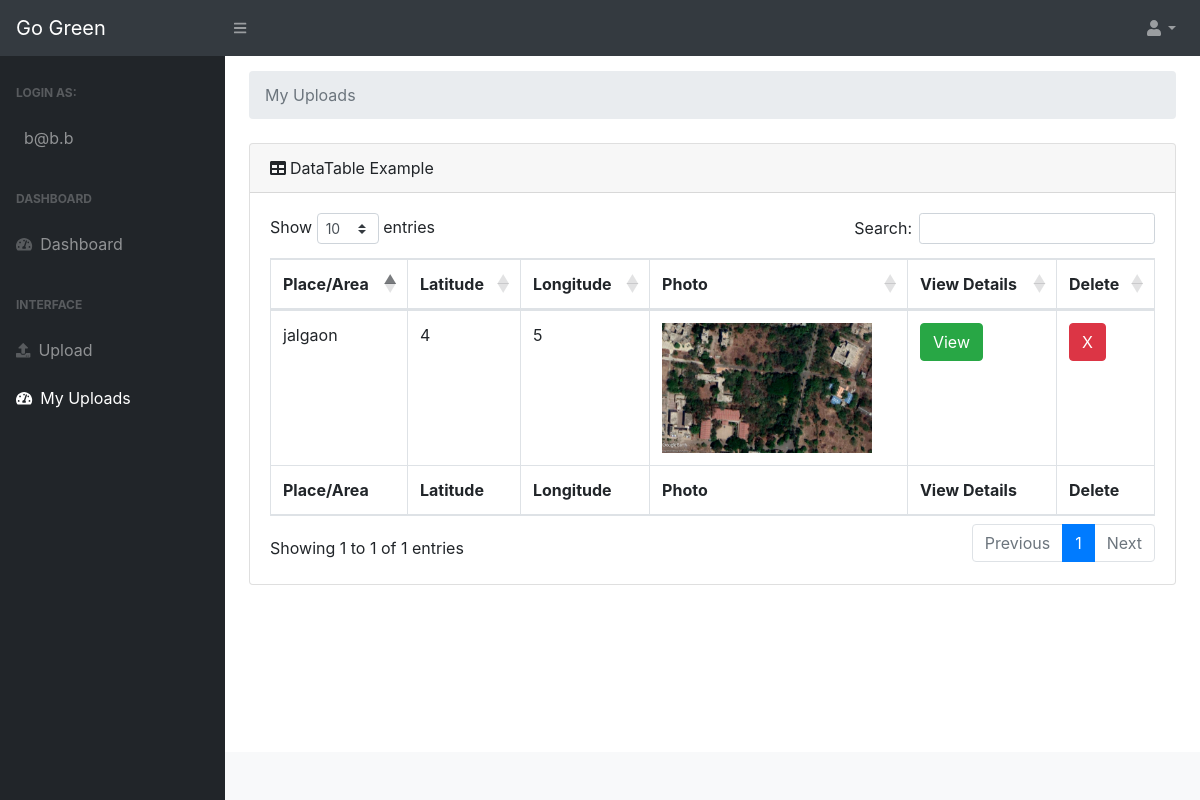
Before: /myuploads (signed in) with the older database file.
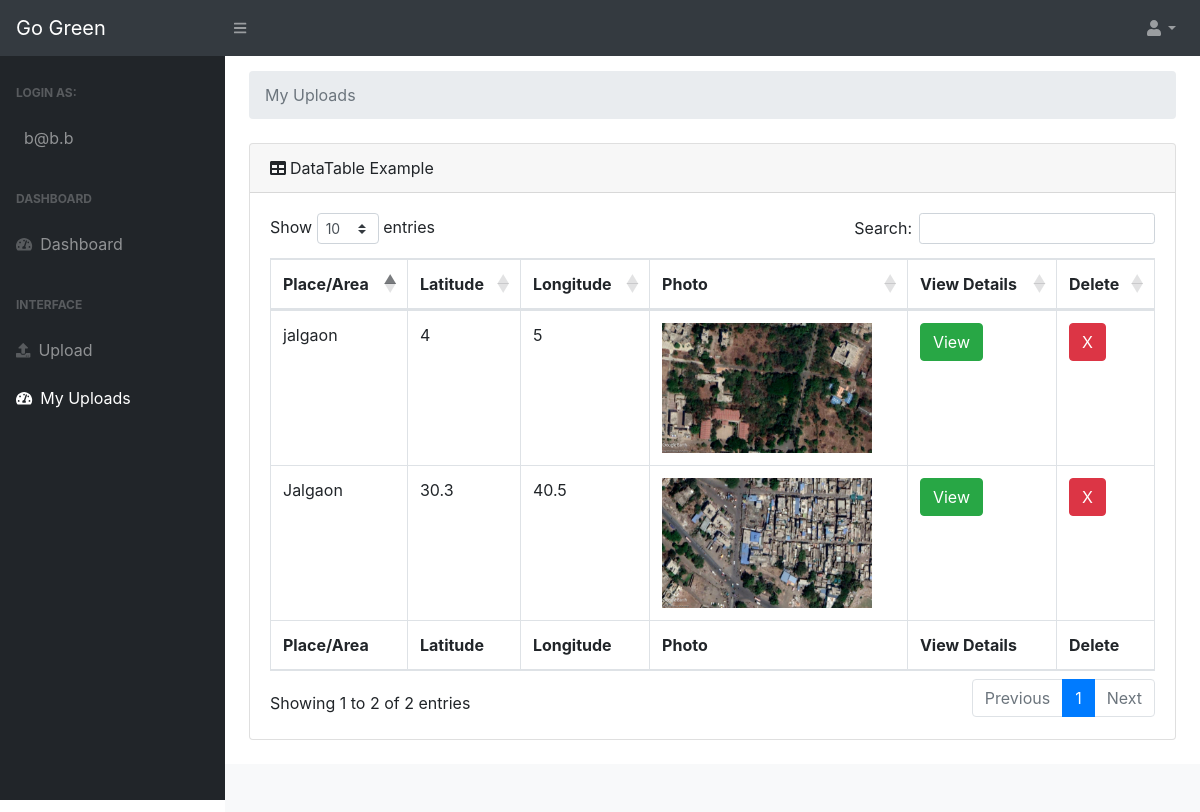
After: the same page with the newer database file.
### app.py (models this page shows)
class User(UserMixin,db.Model):
    id = db.Column(db.Integer,primary_key=True,autoincrement=True)
    username = db.Column(db.String(200), unique=True, nullable=False)
    email = db.Column(db.String(200), unique=True, nullable=False)
    password = db.Column(db.String(200))

class Imagee(db.Model):
    id = db.Column(db.Integer,primary_key=True,autoincrement=True)
    username = db.Column(db.String(200),nullable=False)
    email = db.Column(db.String(200),nullable=False)
    path = db.Column(db.String(200),nullable=False)
    place = db.Column(db.String(200),nullable=False)
    latitude = db.Column(db.String(200), nullable=False)
    longitude = db.Column(db.String(200), nullable=False)
    population = db.Column(db.String(200), nullable=False)
    bikes = db.Column(db.String(200), nullable=False)
    car = db.Column(db.String(200), nullable=False)
    bus = db.Column(db.String(200), nullable=False)
    mask = db.Column(db.String(200), nullable=False)
    counter = db.Column(db.String(200), nullable=False)
    carbon = db.Column(db.String(200), nullable=False)
    oxygen = db.Column(db.String(200), nullable=False)
    trees = db.Column(db.String(200), nullable=False)
    aqi = db.Column(db.String(200), nullable=False)
    greenery = db.Column(db.String(200), nullable=False)
    plantation = db.Column(db.String(200), nullable=False)
    planted = db.Column(db.String(200), nullable=False)

### app.py (the view)
@app.route('/myuploads',methods=['GET'])
@login_required
def get_my_uploads():
    email = current_user.email
    table = Imagee.query.filter_by(email=email).all()
    return render_template('myuploads.html',table=table)

### app.py (called while the page is built)
@login_manager.user_loader
def get(id):
    return User.query.get(id)

### templates/myuploads.html (shortened to what this page needs)
<!DOCTYPE html>
<html lang="en">
    <head>
        <link href="static/css/styles.css" rel="stylesheet" />
        <link href="https://cdn.datatables.net/1.10.20/css/dataTables.bootstrap4.min.css" rel="stylesheet" />
    </head>
    <body class="sb-nav-fixed">
        <nav class="sb-topnav navbar navbar-expand navbar-dark bg-dark">
            <a class="navbar-brand" href="/home">Go Green</a><button class="btn btn-link btn-sm order-1 order-lg-0" id="sidebarToggle" href="#"><i class="fas fa-bars"></i></button>
            <ul class="navbar-nav ml-auto ml-md-0">
                <li class="nav-item dropdown">
                    <a class="nav-link dropdown-toggle" id="userDropdown" href="#" role="button" data-toggle="dropdown" aria-haspopup="true" aria-expanded="false"><i class="fas fa-user fa-fw"></i></a>
                </li>
            </ul>
        </nav>
        <div id="layoutSidenav">
            <div id="layoutSidenav_nav">
                <nav class="sb-sidenav accordion sb-sidenav-dark" id="sidenavAccordion">
                    <div class="sb-sidenav-menu">
                        <div class="nav">
                            <div class="sb-sidenav-menu-heading">Login as:</div>
                            <a class="nav-link"><div class="sb-nav-link-icon"></div>{{current_user.email}}</a>
                            <div class="sb-sidenav-menu-heading">Dashboard</div>
                            <a class="nav-link" href="/home"><div class="sb-nav-link-icon"><i class="fas fa-tachometer-alt"></i></div>Dashboard</a>
                            <div class="sb-sidenav-menu-heading">Interface</div>
                                <a class="nav-link" href="/upload"><div class="sb-nav-link-icon"><i class="fa fa-upload" aria-hidden="true"></i></div>Upload</a>
                                <a class="nav-link" href="/myuploads"><div class="sb-nav-link-icon"><i class="fas fa-tachometer-alt"></i></div>My Uploads</a>
                    </div>
                </nav>
            </div>
            <div id="layoutSidenav_content">
                <main>
                    <div class="container-fluid">
                        <ol class="breadcrumb mb-4" style="margin-top: 15px;">
                            <li class="breadcrumb-item active">My Uploads</li>
                        </ol>
                    <div class="card mb-4">
                            <div class="card-header"><i class="fas fa-table mr-1"></i>DataTable Example</div>
                            <div class="card-body">
                                <div class="table-responsive">
                                    <table class="table table-bordered" id="dataTable" width="100%" cellspacing="0">
                                        <thead>
                                            <tr>
                                                <th>Place/Area</th>
                                                <th>Latitude</th>
                                                <th>Longitude</th>
                                                <th>Photo</th>
                                                <th>View Details</th>
                                                <th>Delete</th>
                                            </tr>
                                        </thead>
                                        <tfoot>
                                            <tr>
                                                <th>Place/Area</th>
                                                <th>Latitude</th>
                                                <th>Longitude</th>
                                                <th>Photo</th>
                                                <th>View Details</th>
                                                <th>Delete</th>
                                            </tr>
                                        </tfoot>
                                        <tbody>
                                            {% for rec in table %}
                                            <tr>
                                                <td>{{rec.place}}</td>
                                                <td>{{rec.latitude}}</td>
                                                <td>{{rec.longitude}}</td>
                                                <td><img src="http://127.0.0.1:5000/{{rec.path}}" class="img-fluid" style="height: 130px;width: 210px;"></td>
                                                <td><a type="button" class="btn btn-success" href="/details/{{rec.id}}">View</a></td>
                                                <td><a type="button" class="btn btn-danger" href="/delete/{{rec.id}}">X</a></td>
                                            </tr>
                                            {% endfor %}
                                        </tbody>
                                    </table>
                                </div>
                            </div>
                        </div>
                    </div>
                </main>
                <footer class="py-4 bg-light mt-auto">
                </footer>
            </div>
        </div>
    </body>
</html>

Changed rows visible on the page:
added Imagee: place "Jalgaon", latitude "30.3", longitude "40.5", path (picture)
Other visible differences:
text written by a page script: "Show entries Search: Showing 1 to 1 of 1 entries Previous 1 Next" → "Show entries Search: Showing 1 to 2 of 2 entries Previous 1 Next"
